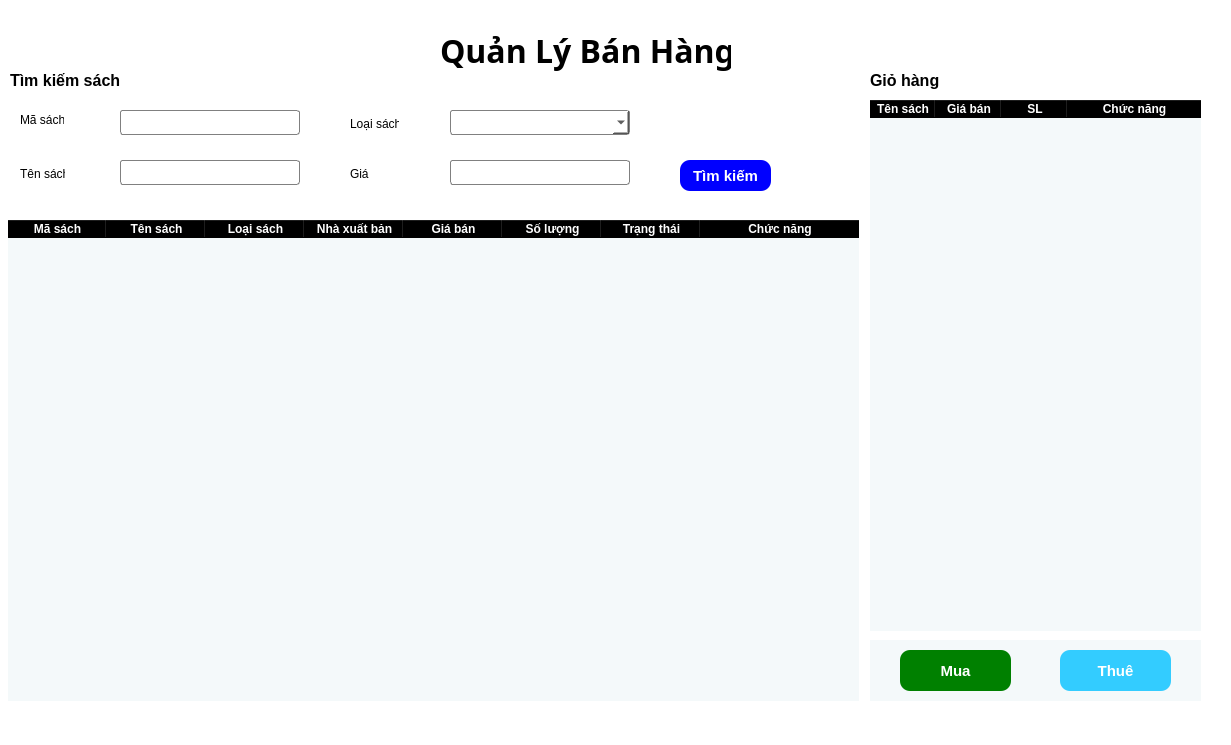
<?xml version="1.0" encoding="UTF-8"?>
<ui version="4.0">
 <class>MainWindow</class>
 <widget class="QMainWindow" name="MainWindow">
  <property name="geometry">
   <rect>
    <x>0</x>
    <y>0</y>
    <width>1231</width>
    <height>745</height>
   </rect>
  </property>
  <property name="windowTitle">
   <string>MainWindow</string>
  </property>
  <property name="windowIcon">
   <iconset resource="../new_resource.qrc">
    <normaloff>:/newPrefix/icons/1.png</normaloff>:/newPrefix/icons/1.png</iconset>
  </property>
  <property name="styleSheet">
   <string notr="true">background-color: rgb(255, 255, 255);
color: #000
</string>
  </property>
  <widget class="QWidget" name="centralwidget">
   <widget class="QTableWidget" name="sach_table">
    <property name="geometry">
     <rect>
      <x>8</x>
      <y>220</y>
      <width>851</width>
      <height>481</height>
     </rect>
    </property>
    <property name="styleSheet">
     <string notr="true">QHeaderView::section{
	font-weight: bold;
	background-color: black;
	color: white;
}
QTableWidget{
	border: none;
	background-color:#F4F9FA;
}</string>
    </property>
    <property name="alternatingRowColors">
     <bool>true</bool>
    </property>
    <attribute name="horizontalHeaderDefaultSectionSize">
     <number>99</number>
    </attribute>
    <attribute name="horizontalHeaderStretchLastSection">
     <bool>true</bool>
    </attribute>
    <column>
     <property name="text">
      <string>Mã sách</string>
     </property>
    </column>
    <column>
     <property name="text">
      <string>Tên sách</string>
     </property>
    </column>
    <column>
     <property name="text">
      <string>Loại sách</string>
     </property>
    </column>
    <column>
     <property name="text">
      <string>Nhà xuất bản</string>
     </property>
    </column>
    <column>
     <property name="text">
      <string>Giá bán</string>
     </property>
    </column>
    <column>
     <property name="text">
      <string>Số lượng</string>
     </property>
    </column>
    <column>
     <property name="text">
      <string>Trạng thái</string>
     </property>
     <property name="whatsThis">
      <string/>
     </property>
    </column>
    <column>
     <property name="text">
      <string>Chức năng</string>
     </property>
    </column>
   </widget>
   <widget class="QLabel" name="label">
    <property name="geometry">
     <rect>
      <x>440</x>
      <y>30</y>
      <width>291</width>
      <height>41</height>
     </rect>
    </property>
    <property name="font">
     <font>
      <family>Bahnschrift</family>
      <pointsize>24</pointsize>
      <weight>75</weight>
      <bold>true</bold>
     </font>
    </property>
    <property name="text">
     <string>Quản Lý Bán Hàng</string>
    </property>
   </widget>
   <widget class="QTableWidget" name="gio_table">
    <property name="geometry">
     <rect>
      <x>870</x>
      <y>100</y>
      <width>331</width>
      <height>531</height>
     </rect>
    </property>
    <property name="styleSheet">
     <string notr="true">QHeaderView::section{
	font-weight: bold;
	background-color: black;
	color: white;
     
}
QTableWidget{
	border: none;
	background-color:#F4F9FA;
}</string>
    </property>
    <attribute name="horizontalHeaderDefaultSectionSize">
     <number>66</number>
    </attribute>
    <attribute name="horizontalHeaderStretchLastSection">
     <bool>true</bool>
    </attribute>
    <column>
     <property name="text">
      <string>Tên sách</string>
     </property>
    </column>
    <column>
     <property name="text">
      <string>Giá bán</string>
     </property>
    </column>
    <column>
     <property name="text">
      <string>SL</string>
     </property>
    </column>
    <column>
     <property name="text">
      <string>Chức năng</string>
     </property>
    </column>
   </widget>
   <widget class="QWidget" name="widget" native="true">
    <property name="geometry">
     <rect>
      <x>10</x>
      <y>100</y>
      <width>320</width>
      <height>110</height>
     </rect>
    </property>
    <property name="styleSheet">
     <string notr="true">QLineEdit, QComboBox{
	border: 1px solid gray;
	border-radius: 3px;

}
</string>
    </property>
    <widget class="QLabel" name="label_2">
     <property name="geometry">
      <rect>
       <x>10</x>
       <y>10</y>
       <width>44</width>
       <height>20</height>
      </rect>
     </property>
     <property name="text">
      <string>Mã sách</string>
     </property>
    </widget>
    <widget class="QLineEdit" name="Masach">
     <property name="geometry">
      <rect>
       <x>110</x>
       <y>10</y>
       <width>180</width>
       <height>25</height>
      </rect>
     </property>
     <property name="styleSheet">
      <string notr="true"/>
     </property>
    </widget>
    <widget class="QLineEdit" name="tensach">
     <property name="geometry">
      <rect>
       <x>110</x>
       <y>60</y>
       <width>180</width>
       <height>25</height>
      </rect>
     </property>
    </widget>
    <widget class="QLabel" name="label_7">
     <property name="geometry">
      <rect>
       <x>10</x>
       <y>60</y>
       <width>45</width>
       <height>28</height>
      </rect>
     </property>
     <property name="text">
      <string>Tên sách</string>
     </property>
    </widget>
    <widget class="QWidget" name="widget_4" native="true">
     <property name="geometry">
      <rect>
       <x>0</x>
       <y>0</y>
       <width>320</width>
       <height>110</height>
      </rect>
     </property>
     <property name="styleSheet">
      <string notr="true">QLineEdit, QComboBox{
	border: 1px solid gray;
	border-radius: 3px;

}
</string>
     </property>
     <widget class="QLabel" name="label_8">
      <property name="geometry">
       <rect>
        <x>10</x>
        <y>10</y>
        <width>44</width>
        <height>20</height>
       </rect>
      </property>
      <property name="text">
       <string>Mã sách</string>
      </property>
     </widget>
     <widget class="QLineEdit" name="Masach_2">
      <property name="geometry">
       <rect>
        <x>110</x>
        <y>10</y>
        <width>180</width>
        <height>25</height>
       </rect>
      </property>
      <property name="styleSheet">
       <string notr="true"/>
      </property>
     </widget>
     <widget class="QLineEdit" name="tensach_2">
      <property name="geometry">
       <rect>
        <x>110</x>
        <y>60</y>
        <width>180</width>
        <height>25</height>
       </rect>
      </property>
     </widget>
     <widget class="QLabel" name="label_9">
      <property name="geometry">
       <rect>
        <x>10</x>
        <y>60</y>
        <width>45</width>
        <height>28</height>
       </rect>
      </property>
      <property name="text">
       <string>Tên sách</string>
      </property>
     </widget>
    </widget>
   </widget>
   <widget class="QPushButton" name="btn_search">
    <property name="geometry">
     <rect>
      <x>680</x>
      <y>160</y>
      <width>91</width>
      <height>31</height>
     </rect>
    </property>
    <property name="styleSheet">
     <string notr="true">background-color: blue;
color: #fff ;
border:none;
border-radius: 10px;
font-size:15px;
font-weight: bold;
</string>
    </property>
    <property name="text">
     <string>Tìm kiếm</string>
    </property>
   </widget>
   <widget class="QWidget" name="widget_2" native="true">
    <property name="geometry">
     <rect>
      <x>340</x>
      <y>100</y>
      <width>320</width>
      <height>110</height>
     </rect>
    </property>
    <property name="styleSheet">
     <string notr="true">QLineEdit, QComboBox{
	border: 1px solid gray;
	border-radius: 3px;

}
</string>
    </property>
    <widget class="QComboBox" name="loaisach">
     <property name="geometry">
      <rect>
       <x>110</x>
       <y>10</y>
       <width>180</width>
       <height>25</height>
      </rect>
     </property>
    </widget>
    <widget class="QLabel" name="label_4">
     <property name="geometry">
      <rect>
       <x>10</x>
       <y>10</y>
       <width>49</width>
       <height>28</height>
      </rect>
     </property>
     <property name="text">
      <string>Loại sách</string>
     </property>
    </widget>
    <widget class="QLineEdit" name="gia">
     <property name="geometry">
      <rect>
       <x>110</x>
       <y>60</y>
       <width>180</width>
       <height>25</height>
      </rect>
     </property>
     <property name="minimumSize">
      <size>
       <width>0</width>
       <height>0</height>
      </size>
     </property>
     <property name="maximumSize">
      <size>
       <width>9999</width>
       <height>999999</height>
      </size>
     </property>
     <property name="styleSheet">
      <string notr="true"/>
     </property>
    </widget>
    <widget class="QLabel" name="label_5">
     <property name="geometry">
      <rect>
       <x>10</x>
       <y>60</y>
       <width>71</width>
       <height>28</height>
      </rect>
     </property>
     <property name="text">
      <string>Giá</string>
     </property>
    </widget>
   </widget>
   <widget class="QLabel" name="label_3">
    <property name="geometry">
     <rect>
      <x>10</x>
      <y>70</y>
      <width>151</width>
      <height>21</height>
     </rect>
    </property>
    <property name="font">
     <font>
      <family>Segoe UI</family>
      <pointsize>12</pointsize>
      <weight>75</weight>
      <bold>true</bold>
     </font>
    </property>
    <property name="text">
     <string>Tìm kiếm sách</string>
    </property>
   </widget>
   <widget class="QLabel" name="label_6">
    <property name="geometry">
     <rect>
      <x>870</x>
      <y>70</y>
      <width>101</width>
      <height>21</height>
     </rect>
    </property>
    <property name="font">
     <font>
      <family>Segoe UI</family>
      <pointsize>12</pointsize>
      <weight>75</weight>
      <bold>true</bold>
     </font>
    </property>
    <property name="text">
     <string>Giỏ hàng</string>
    </property>
   </widget>
   <widget class="QWidget" name="widget_3" native="true">
    <property name="geometry">
     <rect>
      <x>870</x>
      <y>640</y>
      <width>331</width>
      <height>61</height>
     </rect>
    </property>
    <property name="styleSheet">
     <string notr="true">QWidget{
	border: none;
	background-color:#F4F9FA;
}</string>
    </property>
    <widget class="QPushButton" name="btn_mua">
     <property name="geometry">
      <rect>
       <x>30</x>
       <y>10</y>
       <width>111</width>
       <height>41</height>
      </rect>
     </property>
     <property name="styleSheet">
      <string notr="true">background-color: green;
color: #fff ;
border:none;
border-radius: 10px;
font-size:15px;
font-weight: bold;
</string>
     </property>
     <property name="text">
      <string>Mua</string>
     </property>
     <property name="icon">
      <iconset resource="../new_resource.qrc">
       <normaloff>:/newPrefix/icons/invoice.png</normaloff>:/newPrefix/icons/invoice.png</iconset>
     </property>
    </widget>
    <widget class="QPushButton" name="btn_thue">
     <property name="geometry">
      <rect>
       <x>190</x>
       <y>10</y>
       <width>111</width>
       <height>41</height>
      </rect>
     </property>
     <property name="styleSheet">
      <string notr="true">
color: white ;
border:none;
border-radius: 10px;
font-size:15px;
font-weight: bold;

background-color: #33CCFF

</string>
     </property>
     <property name="text">
      <string>Thuê</string>
     </property>
     <property name="icon">
      <iconset resource="../new_resource.qrc">
       <normaloff>:/newPrefix/icons/borrow (1).png</normaloff>:/newPrefix/icons/borrow (1).png</iconset>
     </property>
    </widget>
   </widget>
  </widget>
 </widget>
 <resources>
  <include location="../new_resource.qrc"/>
 </resources>
 <connections/>
</ui>
